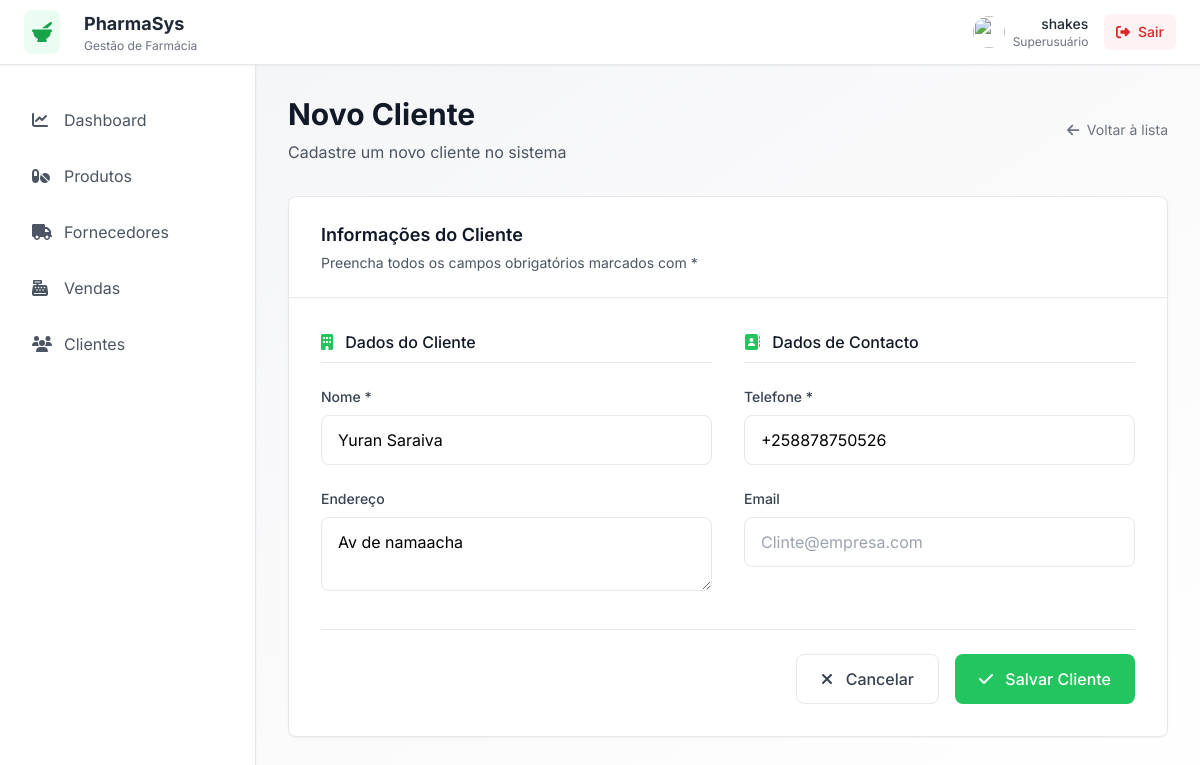
/clientes/1/editar/ (signed in), run on the app's committed database.
### clientes/models.py (models this page shows, shortened)
class Cliente(models.Model):
    nome = models.CharField(max_length=100)
    telefone = models.CharField(max_length=15)
    email = models.EmailField(null=True, blank=True)
    endereco = models.CharField(max_length=100, null=True, blank=True)
    data_cadastro = models.DateTimeField(auto_now_add=True)

### clientes/views.py (the view, shortened to what this page needs)
# urls.py: path('<int:cliente_id>/editar/', views.editar_cliente, name='editar_cliente'),
@login_required
def editar_cliente(request, cliente_id):
    cliente = get_object_or_404(Cliente, id=cliente_id)
    context = {
        "cliente": cliente,
    }
    return render(request, "clientes/novos_clientes.html", context)

### core/context_processors.py (called while the page is built)
def request_is_secure(request):
    return {'is_secure': request.is_secure()}

### clientes/templates/clientes/novos_clientes.html (shortened to what this page needs)
{% extends 'main.html' %}
{% block content %}
    {% include 'navbar.html' %}
    <div class="flex-1 ml-64 p-8" id="main-content">
        <div class="flex justify-between items-center mb-8" id="page-header">
            <div>
                <h2 class="text-3xl font-bold text-gray-900 mb-2">Novo Cliente</h2>
                <p class="text-gray-600">Cadastre um novo cliente no sistema</p>
            </div>
            <div class="flex items-center text-sm text-gray-500">
                <i class="mr-2" data-fa-i2svg="">
                </i>
                <a href="{% url 'listar_fornecedores' %}" class="cursor-pointer hover:text-pharmacy-green-dark">Voltar à
                    lista</a>
            </div>
        </div>
        <div class="bg-white rounded-lg shadow-sm border border-pharmacy-gray" id="supplier-form-container">
            <div class="px-8 py-6 border-b border-pharmacy-gray">
                <h3 class="text-lg font-semibold text-gray-900">Informações do Cliente</h3>
                <p class="text-sm text-gray-600 mt-1">Preencha todos os campos obrigatórios marcados com *</p>
            </div>
            <form class="p-8" id="supplier-form" method="post">
                <div class="grid grid-cols-1 lg:grid-cols-2 gap-8">
                    <div class="space-y-6" id="company-info">
                        <h4 class="text-md font-medium text-gray-900 border-b border-pharmacy-gray pb-2 mb-4">
                            <i class="mr-2 text-pharmacy-green" data-fa-i2svg="">
                            </i>
                            Dados do Cliente
                        </h4>
                        <div id="company-name-field">
                            <label class="block text-sm font-medium text-gray-700 mb-2" for="company-name">
                                Nome *
                            </label>
                            <input class="w-full px-4 py-3 border border-pharmacy-gray rounded-lg focus:ring-2 focus:ring-pharmacy-green focus:border-transparent transition-colors"
                                   id="company-name" name="nome" placeholder="Digite o nome do cliente"
                                   required=""
                                   type="text" value="{{ cliente.nome }}">
                        </div>
                        <div id="company-name-field">
                            <label class="block text-sm font-medium text-gray-700 mb-2" for="endereco">
                                Endereço
                            </label>
                            <textarea class="w-full px-4 py-3 border border-pharmacy-gray rounded-lg focus:ring-2 focus:ring-pharmacy-green focus:border-transparent transition-colors"
                                   id="endereco" name="endereco" placeholder="Insira o endereço"
                                      type="text">{{ cliente.endereco }}</textarea>
                        </div>
                    </div>
                    <div class="space-y-6" id="contact-info">
                        <h4 class="text-md font-medium text-gray-900 border-b border-pharmacy-gray pb-2 mb-4">
                            <i class="mr-2 text-pharmacy-green" data-fa-i2svg="">
                            </i>
                            Dados de Contacto
                        </h4>
                        <div id="phone-field">
                            <label class="block text-sm font-medium text-gray-700 mb-2" for="phone">
                                Telefone *
                            </label>
                            <input class="w-full px-4 py-3 border border-pharmacy-gray rounded-lg focus:ring-2 focus:ring-pharmacy-green focus:border-transparent transition-colors"
                                   id="phone" name="phone" placeholder="+258 84 123 4567"
                                   required=""
                                   type="text"  value="{{ cliente.telefone }}">
                        </div>
                        <div id="email-field">
                            <label class="block text-sm font-medium text-gray-700 mb-2" for="email">
                                Email
                            </label>
                            <input class="w-full px-4 py-3 border border-pharmacy-gray rounded-lg focus:ring-2 focus:ring-pharmacy-green focus:border-transparent transition-colors"
                                   id="email" name="email" placeholder="Clinte@empresa.com"
                                   type="email" value="{{ cliente.email}}">
                        </div>
                    </div>
                </div>
                <div class="flex justify-end space-x-4 mt-8 pt-6 border-t border-pharmacy-gray" id="form-actions">
                    <a class="px-6 py-3 border border-pharmacy-gray text-gray-700 rounded-lg hover:bg-pharmacy-gray-light transition-colors font-medium"
                       id="cancel-btn"
                       type="button" href="{% url 'listar_cliente' %}">
                        <i class="mr-2" data-fa-i2svg="">
                        </i>
                        Cancelar
                    </a>
                    <button class="px-6 py-3 bg-pharmacy-green hover:bg-pharmacy-green-dark text-white rounded-lg transition-colors font-medium"
                            id="save-btn"
                            type="submit">
                        <i class="mr-2" data-fa-i2svg="">
                        </i>
                        Salvar Cliente
                    </button>
                </div>
            </form>
        </div>
    </div>
{% endblock %}

### templates/navbar.html (shortened to what this page needs)
<div class="bg-white shadow-sm border-b border-pharmacy-gray fixed w-full z-40" id="header">
    <div class="flex justify-between items-center h-16 px-6">
        <div class="flex items-center" id="nav-logo">
            <div class="bg-pharmacy-green-light/10 p-2 rounded-lg mr-3">
                <i class="text-pharmacy-green-dark text-xl" data-fa-i2svg="">
                </i>
            </div>
            <div class="ml-3">
                <h1 class="text-lg font-bold text-gray-800">PharmaSys</h1>
                <p class="text-xs text-gray-500">Gestão de Farmácia</p>
            </div>
        </div>
        <div class="flex items-center space-x-4" id="nav-user">
            <div class="flex items-center space-x-2">
                <img class="w-8 h-8 rounded-full"
                     src="https://storage.googleapis.com/uxpilot-auth.appspot.com/avatars/avatar-1.jpg">
                <div class="text-right">
                    <p class="text-sm font-medium text-gray-800">{{ request.user.username }}</p>
                    <p class="text-xs text-gray-500">
                        {% if request.user.is_superuser %}
                            Superusuário
                        {% elif request.user.is_staff %}
                            Staff
                        {% elif request.user.is_active %}
                            Usuário activo
                        {% else %}
                            Inactivo
                        {% endif %}
                    </p>
                </div>
            </div>
            <form method="post" action="{% url 'logout' %}">
                <button type="submit"
                        class="bg-red-50 hover:bg-red-100 text-red-600 px-3 py-2 rounded-lg text-sm font-medium transition-colors">
                    <i class="mr-1" data-fa-i2svg="">
                    </i>
                    Sair
                </button>
            </form>
        </div>
    </div>
</div>
<div class="flex pt-16">
    <div class="w-64 bg-white shadow-sm border-r border-pharmacy-gray fixed h-full" id="sidebar">
        <nav class="mt-8 px-4">
            <div class="space-y-2">
                <a class="flex items-center px-4 py-3 text-gray-600 hover:bg-pharmacy-green-light/10 hover:text-pharmacy-green-dark rounded-lg transition-colors cursor-pointer"
                   href="{% url 'dashboard' %}">
                    <i class="mr-3 w-5" data-fa-i2svg="">
                    </i>
                    Dashboard
                </a>
                <a class="flex items-center px-4 py-3 text-gray-600 hover:bg-pharmacy-green-light/10 hover:text-pharmacy-green-dark rounded-lg transition-colors cursor-pointer"
                   href="{% url 'productos_list' %}">
                    <i class="mr-3 w-5" data-fa-i2svg="">
                    </i>
                    Produtos
                </a>
                <a class="flex items-center px-4 py-3 text-gray-600 hover:bg-pharmacy-green-light/10 hover:text-pharmacy-green-dark rounded-lg transition-colors cursor-pointer"
                   href="{% url 'listar_fornecedores' %}">
                    <i class="mr-3 w-5" data-fa-i2svg="">
                    </i>
                    Fornecedores
                </a>
                <a href="{% url 'listar_vendas' %}"
                   class="flex items-center px-4 py-3 text-gray-600 hover:bg-pharmacy-green-light/10 hover:text-pharmacy-green-dark rounded-lg transition-colors cursor-pointer">
                    <i class="mr-3 w-5" data-fa-i2svg="">
                    </i>
                    Vendas
                </a>
                <a class="flex items-center px-4 py-3 text-gray-600 hover:bg-pharmacy-green-light/10 hover:text-pharmacy-green-dark rounded-lg transition-colors cursor-pointer"
                   href="{% url 'listar_cliente' %}">
                    <i class="mr-3 w-5" data-fa-i2svg="">
                    </i>
                    Clientes
                </a>
            </div>
        </nav>
    </div>
</div>

### templates/main.html (style rules this page uses)
* { font-family: 'Inter', sans-serif; }

### data on the page
Cliente: nome "Yuran Saraiva", endereco "Av de namaacha", phone "+258878750526"

### other printed values
{{ request.user.username }} "shakes"
